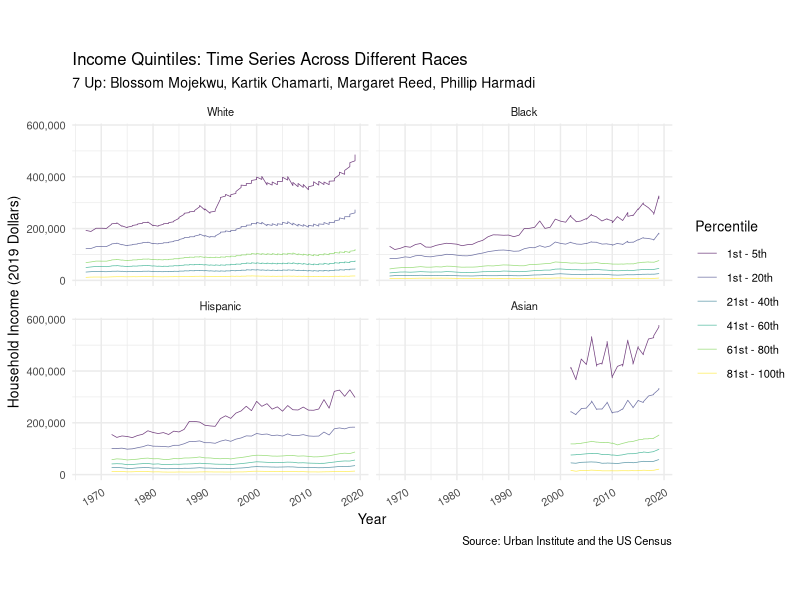
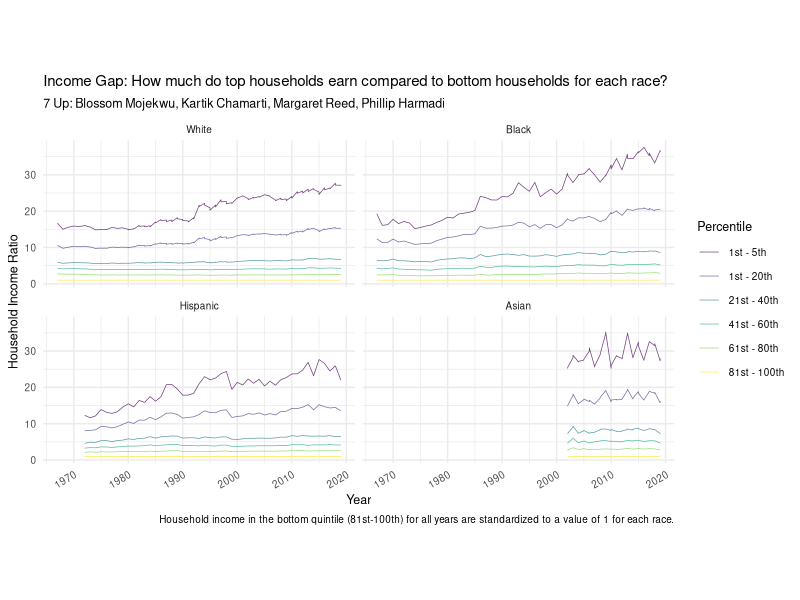
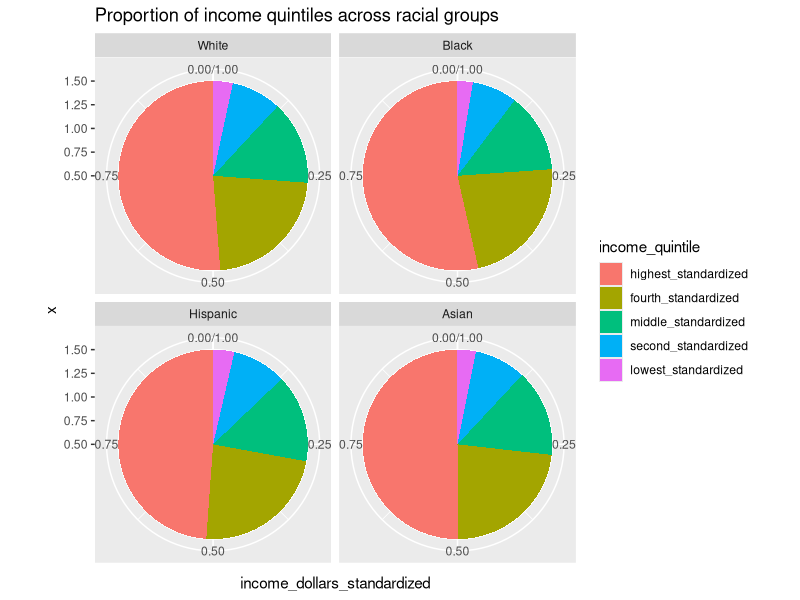

These figures' R source, in order: (Note: this script raises an error after producing the figures.)
## ---- chunk 1
knitr::opts_chunk$set(echo = TRUE)
## ---- chunk 2
library(tidyverse)
library(lubridate)
## ---- chunk 3
income_mean <- read.csv(file = "../data/income_mean.csv")
library(readr)
income_mean_1 <- read_csv("../data/income_mean.csv")

## ---- chunk 4
income_mean$race <- as.character(income_mean$race)

income_mean <- income_mean %>%
  mutate(race = str_remove(race, ',?\\s(.*)'))

income_mean$race <- factor(income_mean$race,
                           levels = c("All", "White", "Black", "Hispanic",
                                      "Asian"))
## ---- chunk 5
income_mean <- income_mean %>%
  mutate(income_percentile = case_when(
      income_quintile == "Top 5%"   ~ "1st - 5th",
      income_quintile == "Highest"  ~ "1st - 20th",
      income_quintile == "Second"   ~ "21st - 40th",
      income_quintile == "Middle"   ~ "41st - 60th",
      income_quintile == "Fourth"   ~ "61st - 80th",
      income_quintile == "Lowest"   ~ "81st - 100th")) 


income_mean$income_percentile <- as.factor(income_mean$income_percentile) 

income_mean$income_percentile <- factor(income_mean$income_percentile, 
                                        levels = c("1st - 5th", "1st - 20th", 
                                                   "21st - 40th",
                                                   "41st - 60th", "61st - 80th", 
                                                   "81st - 100th"))
## ---- chunk 6
income_mean <- income_mean %>% filter(dollar_type == "2019 Dollars")

income_mean <- income_mean %>% filter(race != "All")
## ---- chunk 7
ggplot(data = income_mean,
       mapping = aes(x = year,
                     y = income_dollars,
                     colour = income_percentile)) +
  geom_line(size = 0.25, alpha = 0.75) + 
  facet_wrap(. ~ race, nrow = 2) +
  labs(
    title = "Income Quintiles: Time Series Across Different Races",
    subtitle = "7 Up: Blossom Mojekwu, Kartik Chamarti, Margaret Reed, Phillip Harmadi",
    x = "Year", 
    y = "Household Income (2019 Dollars)", 
    color = "Percentile",
    caption = "Source: Urban Institute and the US Census"
    ) +
  scale_x_continuous(breaks = scales::pretty_breaks(n = 5)) +
  scale_y_continuous(labels = scales::comma) +
  scale_colour_viridis_d() +
  theme_minimal() +
  theme(text = element_text(size = 10), 
        axis.text.x = element_text(angle = 30, hjust = 1),
        axis.text.y = element_text(angle = 0, hjust = 1)) +
  coord_fixed(ratio = 1 / 20000)
## ---- chunk 8
income_mean_wider <- income_mean %>%
  select(-c(income_percentile)) %>%
  pivot_wider(names_from = income_quintile, 
                                  values_from = c("income_dollars")) %>% unnest()
income_mean_wider <- income_mean_wider %>%
  mutate(lowest_standardized = 1,
         second_standardized = Second / Lowest,
         middle_standardized = Middle / Lowest,
         fourth_standardized = Fourth / Lowest,
         highest_standardized = Highest / Lowest,
         top_5_pct_standardized = `Top 5%` / Lowest)

income_mean_wider <- income_mean_wider %>%
  select(-c("Lowest", "Second", "Middle", "Fourth", "Highest", "Top 5%")) %>%
  filter(dollar_type == "2019 Dollars") %>%
  select(-c("dollar_type")) 
## ---- chunk 9
income_mean_final <- income_mean_wider %>% 
  pivot_longer(cols = !year:race,
               names_to = "income_quintile", 
               values_to = "income_dollars")

income_mean_final <- income_mean_final %>%
  mutate(income_percentile = case_when(
      income_quintile == "top_5_pct_standardized"    ~ "1st - 5th",
      income_quintile == "highest_standardized"      ~ "1st - 20th",
      income_quintile == "fourth_standardized"       ~ "21st - 40th",
      income_quintile == "middle_standardized"       ~ "41st - 60th",
      income_quintile == "second_standardized"       ~ "61st - 80th",
      income_quintile == "lowest_standardized"       ~ "81st - 100th"),
      income_dollars_standardized = income_dollars) %>%
  select(-c("income_dollars"))

income_mean_final$income_percentile <- factor(income_mean_final$income_percentile, 
                                        levels = c("1st - 5th", "1st - 20th", 
                                                   "21st - 40th",
                                                   "41st - 60th", "61st - 80th", 
                                                   "81st - 100th"))
## ---- chunk 10
ggplot(data = income_mean_final,
       mapping = aes(x = year,
                     y = income_dollars_standardized,
                     colour = income_percentile)) +
  geom_line(size = 0.25, alpha = 0.75) + 
  facet_wrap(. ~ race, nrow = 2) +
  labs(
    title = "Income Gap: How much do top households earn compared to bottom households for each race?",
    subtitle = "7 Up: Blossom Mojekwu, Kartik Chamarti, Margaret Reed, Phillip Harmadi",
    x = "Year", y = "Household Income Ratio", 
    color = "Percentile",
    caption = "Household income in the bottom quintile (81st-100th) for all years are standardized to a value of 1 for each race."
    ) +
  scale_x_continuous(breaks = scales::pretty_breaks(n = 5)) +
  scale_y_continuous(labels = scales::comma) +
  scale_colour_viridis_d() +
  theme_minimal() +
  theme(text = element_text(size = 9), 
        axis.text.x = element_text(angle = 30, hjust = 1),
        axis.text.y = element_text(angle = 0, hjust = 1)) +
  coord_fixed(ratio = 1 / 1.5)
## ---- chunk 11
income_mean_final <- income_mean_final %>%
  mutate(income_quintile = fct_reorder(.f = income_quintile, .x = income_dollars_standardized, 
                                     .fun = mean, na.rm = FALSE, .desc = TRUE)) %>%
  filter(year == 2019) %>%
  filter(income_quintile != "top_5_pct_standardized") 

income_mean_final
## ---- chunk 12
income_mean_final %>%
  ggplot(aes(fill = income_quintile,
             x = 1,
             y = income_dollars_standardized)) + 
  geom_col(width = 1, position = "fill") +
  coord_polar(theta = "y") +
  facet_wrap(. ~ race, nrow = 2) +
  labs(title = "Proportion of income quintiles across racial groups")

  
## ---- chunk 13

#the following dataframe that I created shows the total values for each box based on race and income quintile. 
# finding a way to merge both dataframes should allow it so that the geom_text label
# can access the data.
# link for help: https://stackoverflow.com/questions/6644997/showing-data-values-on-stacked-bar-chart-in-ggplot2

income_mean_use <- income_mean_final %>%
  mutate(income_quintile = fct_reorder(.f = income_quintile, .x = income_dollars_standardized, 
                                     .fun = mean, na.rm = FALSE, .desc = TRUE)) %>%
  filter(year == 2019) %>%
  filter(income_quintile != "top_5_pct_standardized")
income_mean_sum <- income_mean_final %>%
  select(race,income_percentile, income_dollars_standardized) %>%
  group_by(race,income_percentile) %>%
  summarise(total_value = sum(income_dollars_standardized))
rename(income_mean_sum, income_percentile_sum = income_percentile)
rename(income_mean_sum, race_sum = race)

total <- cbind(income_mean_use, income_mean_sum)

ggplot(total, aes(fill = income_percentile, 
             x = income_dollars_standardized, 
             y = reorder(race, desc(race)), 
             width = 0.35)) + 
  geom_bar(position = "fill", stat = "identity") +
  scale_fill_brewer(type = "seq", palette = "Blues", direction = -1) +
  labs(
    title = "Income Gap: How much do top households earn compared to bottom households for each race?",
    subtitle = "7 Up: Blossom Mojekwu, Kartik Chamarti, Margaret Reed, Phillip Harmadi",
    x = "", y = "Household Income (as % of the whole population)", 
    fill = "Income Percentile",
    caption = "Text: Household income ratio as compared to the bottom quintile (81st-100th)."
    ) +
  scale_colour_viridis_d() +
  scale_x_continuous(labels = scales::percent_format(scale = 100)) +
  theme_minimal(base_size = 10) +
  theme(text = element_text(size = 9),
        plot.caption = element_text(size = 8, hjust = 0)) +
  coord_flip() 
  #geom_text(data = income_mean_sum, aes(label = round(total_value,1)),size = 3, position = position_stack(vjust = 0.5))




## ---- chunk 14
income_mean_final %>%
  mutate(income_quintile = fct_reorder(.f = income_quintile, .x = income_dollars_standardized, 
                                     .fun = mean, na.rm = FALSE, .desc = TRUE)) %>%
  filter(year == 2019) %>%
  filter(income_quintile != "top_5_pct_standardized") %>%
  ggplot(aes(x = income_quintile, y = income_dollars_standardized, fill = race)) + 
  geom_bar(stat = "identity", position = position_dodge())
## ---- chunk 15
income_mean_final %>%
  mutate(income_quintile = fct_reorder(.f = income_percentile, .x = income_dollars_standardized, 
                                     .fun = mean, na.rm = FALSE, .desc = TRUE)) %>%
  filter(year == 2019) %>%
  filter(income_quintile != "top_5_pct_standardized") %>%
  ggplot(aes(fill = income_percentile, y = income_dollars_standardized, x = race)) + 
  geom_bar(stat = "identity", position = position_dodge())
